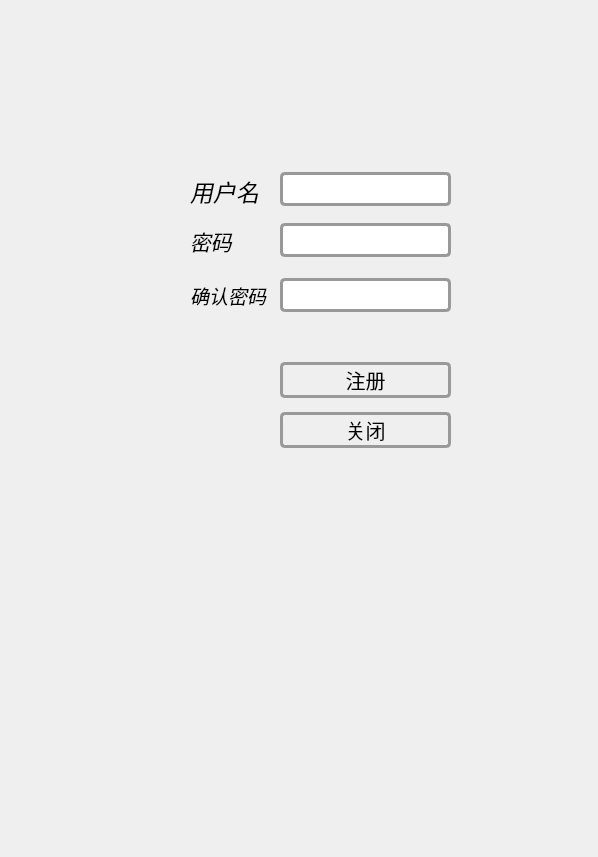
<?xml version="1.0" encoding="UTF-8"?>
<ui version="4.0">
 <class>user_register</class>
 <widget class="QDialog" name="user_register">
  <property name="geometry">
   <rect>
    <x>0</x>
    <y>0</y>
    <width>598</width>
    <height>857</height>
   </rect>
  </property>
  <property name="windowTitle">
   <string>注册</string>
  </property>
  <property name="styleSheet">
   <string notr="true"/>
  </property>
  <widget class="QLabel" name="label">
   <property name="geometry">
    <rect>
     <x>0</x>
     <y>0</y>
     <width>601</width>
     <height>861</height>
    </rect>
   </property>
   <property name="styleSheet">
    <string notr="true">border-image: url(:/img/register.png)</string>
   </property>
   <property name="text">
    <string/>
   </property>
  </widget>
  <widget class="QWidget" name="horizontalLayoutWidget">
   <property name="geometry">
    <rect>
     <x>190</x>
     <y>170</y>
     <width>81</width>
     <height>41</height>
    </rect>
   </property>
   <layout class="QHBoxLayout" name="horizontalLayout">
    <item>
     <widget class="QLabel" name="Username">
      <property name="font">
       <font>
        <pointsize>17</pointsize>
        <italic>true</italic>
       </font>
      </property>
      <property name="text">
       <string>用户名</string>
      </property>
     </widget>
    </item>
   </layout>
  </widget>
  <widget class="QWidget" name="horizontalLayoutWidget_2">
   <property name="geometry">
    <rect>
     <x>280</x>
     <y>169</y>
     <width>171</width>
     <height>41</height>
    </rect>
   </property>
   <layout class="QHBoxLayout" name="horizontalLayout_2">
    <item>
     <widget class="QLineEdit" name="password_confirm">
      <property name="font">
       <font>
        <pointsize>17</pointsize>
       </font>
      </property>
      <property name="styleSheet">
       <string notr="true">QWidget {
    border: 3px solid #999999;
    border-radius: 5px;
}</string>
      </property>
     </widget>
    </item>
   </layout>
  </widget>
  <widget class="QWidget" name="verticalLayoutWidget">
   <property name="geometry">
    <rect>
     <x>190</x>
     <y>220</y>
     <width>81</width>
     <height>41</height>
    </rect>
   </property>
   <layout class="QVBoxLayout" name="verticalLayout">
    <item>
     <widget class="QLabel" name="Password">
      <property name="font">
       <font>
        <pointsize>16</pointsize>
        <italic>true</italic>
       </font>
      </property>
      <property name="text">
       <string>密码 </string>
      </property>
     </widget>
    </item>
   </layout>
  </widget>
  <widget class="QWidget" name="verticalLayoutWidget_2">
   <property name="geometry">
    <rect>
     <x>280</x>
     <y>220</y>
     <width>171</width>
     <height>41</height>
    </rect>
   </property>
   <layout class="QVBoxLayout" name="verticalLayout_2">
    <item>
     <widget class="QLineEdit" name="password">
      <property name="font">
       <font>
        <pointsize>17</pointsize>
       </font>
      </property>
      <property name="styleSheet">
       <string notr="true">QWidget {
    border: 3px solid #999999;
    border-radius: 5px;
}</string>
      </property>
     </widget>
    </item>
   </layout>
  </widget>
  <widget class="QWidget" name="horizontalLayoutWidget_3">
   <property name="geometry">
    <rect>
     <x>190</x>
     <y>270</y>
     <width>83</width>
     <height>51</height>
    </rect>
   </property>
   <layout class="QHBoxLayout" name="horizontalLayout_3">
    <item>
     <widget class="QLabel" name="Password_confirm">
      <property name="font">
       <font>
        <pointsize>14</pointsize>
        <italic>true</italic>
       </font>
      </property>
      <property name="text">
       <string>确认密码</string>
      </property>
     </widget>
    </item>
   </layout>
  </widget>
  <widget class="QWidget" name="verticalLayoutWidget_3">
   <property name="geometry">
    <rect>
     <x>280</x>
     <y>270</y>
     <width>171</width>
     <height>51</height>
    </rect>
   </property>
   <layout class="QVBoxLayout" name="verticalLayout_3">
    <item>
     <widget class="QLineEdit" name="username">
      <property name="font">
       <font>
        <pointsize>17</pointsize>
       </font>
      </property>
      <property name="styleSheet">
       <string notr="true">QWidget {
    border: 3px solid #999999;
    border-radius: 5px;
}</string>
      </property>
     </widget>
    </item>
   </layout>
  </widget>
  <widget class="QWidget" name="verticalLayoutWidget_4">
   <property name="geometry">
    <rect>
     <x>280</x>
     <y>360</y>
     <width>171</width>
     <height>41</height>
    </rect>
   </property>
   <layout class="QVBoxLayout" name="verticalLayout_4">
    <item>
     <widget class="QPushButton" name="register_confirm">
      <property name="font">
       <font>
        <pointsize>15</pointsize>
       </font>
      </property>
      <property name="styleSheet">
       <string notr="true">QWidget {
    border: 3px solid #999999;
    border-radius: 5px;
}</string>
      </property>
      <property name="text">
       <string>注册</string>
      </property>
     </widget>
    </item>
   </layout>
  </widget>
  <widget class="QWidget" name="verticalLayoutWidget_5">
   <property name="geometry">
    <rect>
     <x>280</x>
     <y>410</y>
     <width>171</width>
     <height>41</height>
    </rect>
   </property>
   <layout class="QVBoxLayout" name="verticalLayout_5">
    <item>
     <widget class="QPushButton" name="close">
      <property name="font">
       <font>
        <pointsize>15</pointsize>
       </font>
      </property>
      <property name="styleSheet">
       <string notr="true">QWidget {
    border: 3px solid #999999;
    border-radius: 5px;
}</string>
      </property>
      <property name="text">
       <string>关闭</string>
      </property>
     </widget>
    </item>
   </layout>
  </widget>
 </widget>
 <resources/>
 <connections/>
</ui>
